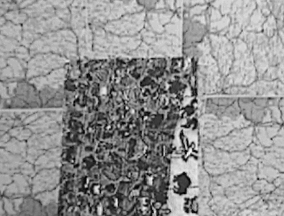
//> input picture Computer Vision/Victor/trabalho1/test1/dir.ppm, 284 x 216 px
$ ./Separation 3 3 3 3 trabalho1/test1/dir.ppm   (built with g++ and OpenCV 4)
//> lines starting //> are read from the running program, lines starting //| are printed output that depends on the picture
//> further down, img is the input picture: 216 rows x 284 cols, CV_8UC1; min 2, max 251, mean 145.8
#include <iostream>
#include <cstdarg>
#include <cstdlib>
#include <cmath>
#include "opencv2/highgui/highgui.hpp"
#include "opencv2/imgproc/imgproc.hpp"

using namespace cv;
using namespace std;

#define SQR(a) (a)*(a)

// -----------------Codigo de Java-----------------

// [134 lines left out: functions copy, join, showWindow, sep, separation, not called in this run]
// ---------------------- Bugado ---------------------- //

IplImage* separationI(IplImage *img, int seeds, int limiar)
{
	IplImage* cat = cvCreateImage(cvSize(img->width, img->height),IPL_DEPTH_32S,1);
	for (int i = 0; i < img->height; i++)
		for (int j = 0; j < img->width; j++)
			CV_IMAGE_ELEM(cat,int,i,j) = -1;

	pair<int,int> points[seeds];
	for (int i = 0; i < seeds; i++)
	{
		points[i] = make_pair(rand() % img->height, rand() % img->width);
		CV_IMAGE_ELEM(cat,int,points[i].first,points[i].second) = i;
	}

	int dist;
	bool change = true;
	do
	{
		change = false;
		for (int i = 0; i < cat->height; i++)
			for (int j = 0; j < cat->width; j++)
				if (CV_IMAGE_ELEM(cat,int,i,j) == -1)
				{
					if (i < cat->height-1 && CV_IMAGE_ELEM(cat,int,i+1,j) != -1)
					{
						dist = 	abs(CV_IMAGE_ELEM(img,uchar,i,j*3)-CV_IMAGE_ELEM(img,uchar,i+1,j*3)) +
								abs(CV_IMAGE_ELEM(img,uchar,i,j*3+1)-CV_IMAGE_ELEM(img,uchar,i+1,j*3+1)) +
								abs(CV_IMAGE_ELEM(img,uchar,i,j*3+2)-CV_IMAGE_ELEM(img,uchar,i+1,j*3+1));
						if (dist < limiar)
						{
							CV_IMAGE_ELEM(cat,int,i,j) = CV_IMAGE_ELEM(cat,int,i+1,j);
							change = true;
						}
					}
					else if (i > 0 && CV_IMAGE_ELEM(cat,int,i-1,j) != -1)
					{
						dist = 	abs(CV_IMAGE_ELEM(img,uchar,i,j*3)-CV_IMAGE_ELEM(img,uchar,i-1,j*3)) +
								abs(CV_IMAGE_ELEM(img,uchar,i,j*3+1)-CV_IMAGE_ELEM(img,uchar,i-1,j*3+1)) +
								abs(CV_IMAGE_ELEM(img,uchar,i,j*3+2)-CV_IMAGE_ELEM(img,uchar,i-1,j*3+1));
						if (dist < limiar)
						{
							CV_IMAGE_ELEM(cat,int,i,j) = CV_IMAGE_ELEM(cat,int,i-1,j);
							change = true;
						}
					}
					else if (j > 0 && CV_IMAGE_ELEM(cat,int,i,j-1) != -1)
					{
						dist = 	abs(CV_IMAGE_ELEM(img,uchar,i,j*3)-CV_IMAGE_ELEM(img,uchar,i,(j-1)*3)) +
								abs(CV_IMAGE_ELEM(img,uchar,i,j*3+1)-CV_IMAGE_ELEM(img,uchar,i,(j-1)*3+1)) +
								abs(CV_IMAGE_ELEM(img,uchar,i,j*3+2)-CV_IMAGE_ELEM(img,uchar,i,(j-1)*3+1));
						if (dist < limiar)
						{
							CV_IMAGE_ELEM(cat,int,i,j) = CV_IMAGE_ELEM(cat,int,i,j-1);
							change = true;
						}
					}
					else if (j < cat->width-1 && CV_IMAGE_ELEM(cat,int,i,j+1) != -1)
					{
						dist = 	abs(CV_IMAGE_ELEM(img,uchar,i,j*3)-CV_IMAGE_ELEM(img,uchar,i,(j+1)*3)) +
								abs(CV_IMAGE_ELEM(img,uchar,i,j*3+1)-CV_IMAGE_ELEM(img,uchar,i,(j+1)*3+1)) +
								abs(CV_IMAGE_ELEM(img,uchar,i,j*3+2)-CV_IMAGE_ELEM(img,uchar,i,(j+1)*3+1));
						if (dist < limiar)
						{
							CV_IMAGE_ELEM(cat,int,i,j) = CV_IMAGE_ELEM(cat,int,i,j+1);
							change = true;
						}
					}
				}
	}while (change);

	IplImage* show = cvCreateImage(cvSize(img->width, img->height),IPL_DEPTH_8U,3);
	for (int i = 0; i < img->height; i++)
		for (int j = 0; j < img->width; j++)
		{
			int temp = CV_IMAGE_ELEM(cat,int,i,j);
			if (temp != -1)
			{
				CV_IMAGE_ELEM(show,uchar,i,j*3) = CV_IMAGE_ELEM(img,uchar,points[temp].first,points[temp].second*3);
				CV_IMAGE_ELEM(show,uchar,i,j*3+1) = CV_IMAGE_ELEM(img,uchar,points[temp].first,points[temp].second*3+1);
				CV_IMAGE_ELEM(show,uchar,i,j*3+2) = CV_IMAGE_ELEM(img,uchar,points[temp].first,points[temp].second*3+2);
			}
			else
			{
				CV_IMAGE_ELEM(show,uchar,i,j*3) = 0;
				CV_IMAGE_ELEM(show,uchar,i,j*3+1) = 0;
				CV_IMAGE_ELEM(show,uchar,i,j*3+2) = 0;
			}
		}

	return show;
}

IplImage* separationIBW(IplImage *img, int seeds, int limiar)
{
//> called with seeds = 3, limiar = 3
	IplImage* cat = cvCreateImage(cvSize(img->width, img->height),IPL_DEPTH_32S,1);
	for (int i = 0; i < img->height; i++)
		for (int j = 0; j < img->width; j++)
			CV_IMAGE_ELEM(cat,int,i,j) = -1;
//> cat: 216 rows x 284 cols, CV_32SC1; every value is -1

	pair<int,int> points[seeds];
	for (int i = 0; i < seeds; i++)
	{
		points[i] = make_pair(rand() % img->height, rand() % img->width);
		CV_IMAGE_ELEM(cat,int,points[i].first,points[i].second) = i;
	}
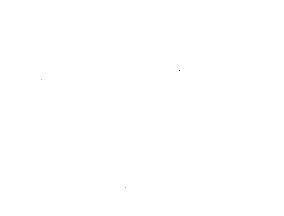
//> cat: 216 rows x 284 cols, CV_32SC1; 4 distinct labels, from -1 to 2; one colour per label, 0 black, -1 white

	int dist;
	bool change = true;
	do
	{
		change = false;
		for (int i = 0; i < cat->height; i++)
			for (int j = 0; j < cat->width; j++)
				if (CV_IMAGE_ELEM(cat,int,i,j) == -1)
				{
					if (i < cat->height-1 && CV_IMAGE_ELEM(cat,int,i+1,j) != -1)
					{
						dist = 	abs(CV_IMAGE_ELEM(img,uchar,i,j)-CV_IMAGE_ELEM(img,uchar,i+1,j));

						if (dist < limiar)
						{
							CV_IMAGE_ELEM(cat,int,i,j) = CV_IMAGE_ELEM(cat,int,i+1,j);
							change = true;
						}
					}
					if (i > 0 && CV_IMAGE_ELEM(cat,int,i-1,j) != -1)
					{
						dist = 	abs(CV_IMAGE_ELEM(img,uchar,i,j)-CV_IMAGE_ELEM(img,uchar,i-1,j));

						if (dist < limiar)
						{
							CV_IMAGE_ELEM(cat,int,i,j) = CV_IMAGE_ELEM(cat,int,i-1,j);
							change = true;
						}
					}
					if (j > 0 && CV_IMAGE_ELEM(cat,int,i,j-1) != -1)
					{
						dist = 	abs(CV_IMAGE_ELEM(img,uchar,i,j)-CV_IMAGE_ELEM(img,uchar,i,(j-1)));

						if (dist < limiar)
						{
							CV_IMAGE_ELEM(cat,int,i,j) = CV_IMAGE_ELEM(cat,int,i,j-1);
							change = true;
						}
					}
					if (j < cat->width-1 && CV_IMAGE_ELEM(cat,int,i,j+1) != -1)
					{
						dist = 	abs(CV_IMAGE_ELEM(img,uchar,i,j)-CV_IMAGE_ELEM(img,uchar,i,(j+1)));

						if (dist < limiar)
						{
							CV_IMAGE_ELEM(cat,int,i,j) = CV_IMAGE_ELEM(cat,int,i,j+1);
							change = true;
						}
					}
				}
	}while (change);
//> this loop made 3 passes
//> cat: 216 rows x 284 cols, CV_32SC1; 4 distinct labels, from -1 to 2
//> after the loop, change = false; dist = 5

	IplImage* show = cvCreateImage(cvSize(img->width, img->height),IPL_DEPTH_8U,1);
	for (int i = 0; i < img->height; i++)
		for (int j = 0; j < img->width; j++)
		{
			int temp = CV_IMAGE_ELEM(cat,int,i,j);
			if (temp != -1)
				CV_IMAGE_ELEM(show,uchar,i,j) = CV_IMAGE_ELEM(img,uchar,points[temp].first,points[temp].second);
			else
				CV_IMAGE_ELEM(show,uchar,i,j) = 0;
		}
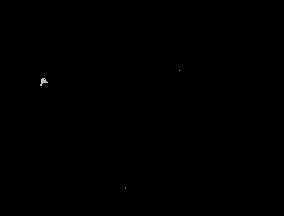
//> show: 216 rows x 284 cols, CV_8UC1; min 0, max 187, mean 0.1

	return show;
}

int main(int argc, char **argv)
{
	// Input:
	// SeedsBW LimiarBW SeedsColor LimiarColor img
	IplImage * img = NULL;     //aloca
    if(argc > 5 && (img  = cvLoadImage(argv[5],0)) != 0)
    {
    	IplImage * bw = separationIBW(img,atoi(argv[1]), atoi(argv[2]));
        img = cvLoadImage(argv[5],1);
    	IplImage * color = separationI(img,atoi(argv[3]), atoi(argv[4]));
//> after the loop in separationI, `for (int i = 0; i < seeds; i++)`: cat: 216 rows x 284 cols, CV_32SC1; 4 distinct labels, from -1 to 2
//> the loop in separationI, `do` made 10 passes
//> after the loop in separationI, `do`: cat: 216 rows x 284 cols, CV_32SC1; 4 distinct labels, from -1 to 2
//> after the loop in separationI, `do`: change = false; dist = 51

        while (cvWaitKey(5) < 0)
        {
//> the Esc key is pressed
	        showWindow("Img", img);
	        showWindow("Separation - B and W", bw);
	     	showWindow("Separation - Color", color);
        }
        destroyAllWindows();
        cvReleaseImage(&img);
        cvReleaseImage(&bw);
        cvReleaseImage(&color);
    }
    return 0;
}
